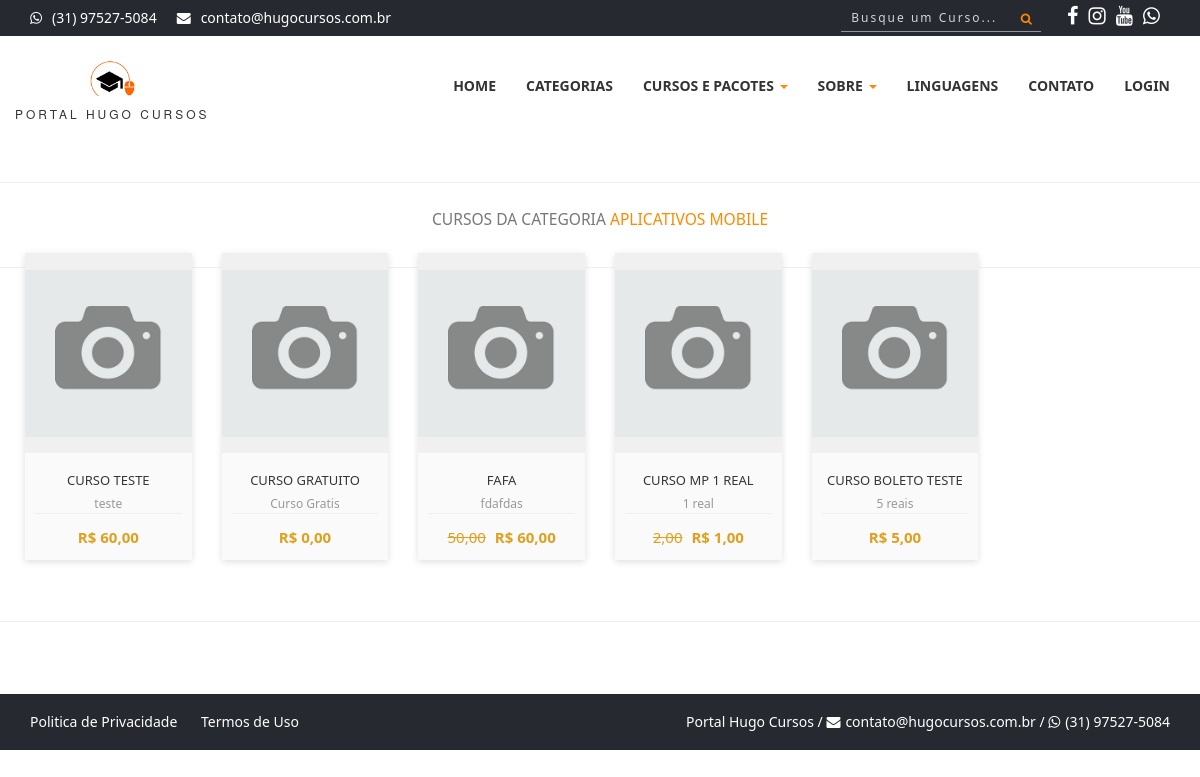
/categoria-aplicativos-mobile, run on the app's committed database.
### tables this page shows
CREATE TABLE `config` (
  `id` int(11) NOT NULL AUTO_INCREMENT,
  `nome_sistema` varchar(50) NOT NULL,
  `tel_sistema` varchar(20) NOT NULL,
  `email_sistema` varchar(50) NOT NULL,
  `cnpj_sistema` varchar(25) DEFAULT NULL,
  `tipo_chave_pix` varchar(25) DEFAULT NULL,
  `chave_pix` varchar(100) DEFAULT NULL,
  `logo` varchar(20) NOT NULL,
  `icone` varchar(20) NOT NULL,
  `logo_rel` varchar(20) NOT NULL,
  `qrcode_pix` varchar(20) DEFAULT NULL,
  `facebook` varchar(120) DEFAULT NULL,
  `instagram` varchar(120) DEFAULT NULL,
  `youtube` varchar(120) DEFAULT NULL,
  `itens_pag` int(11) NOT NULL,
  `video_sobre` varchar(100) DEFAULT NULL,
  `itens_relacionados` int(11) NOT NULL,
  `aulas_liberadas` int(11) NOT NULL,
  `desconto_pix` int(11) NOT NULL,
  `email_adm_mat` varchar(5) DEFAULT NULL,
  `cartoes_fidelidade` int(11) NOT NULL,
  `taxa_boleto` decimal(8,2) NOT NULL,
  `taxa_mp` decimal(8,2) NOT NULL,
  `taxa_paypal` decimal(8,2) NOT NULL,
  `valor_max_cartao` decimal(8,2) NOT NULL,
  `total_emails_por_envio` int(11) NOT NULL,
  `intervalo_envio_email` int(11) NOT NULL,
  `script_dia` date DEFAULT NULL,
  `dias_email_matricula` int(11) NOT NULL,
  `dias_excluir_matricula` int(11) NOT NULL,
  `professor_cad` varchar(5) NOT NULL,
  `comissao_professor` int(11) NOT NULL,
  `dia_pgto_comissao` int(11) NOT NULL,
  PRIMARY KEY (`id`)
);

CREATE TABLE `categorias` (
  `id` int(11) NOT NULL AUTO_INCREMENT,
  `nome` varchar(35) NOT NULL,
  `descricao` varchar(45) NOT NULL,
  `imagem` varchar(100) DEFAULT NULL,
  `nome_url` varchar(100) DEFAULT NULL,
  PRIMARY KEY (`id`)
);

CREATE TABLE `cursos` (
  `id` int(11) NOT NULL AUTO_INCREMENT,
  `nome` varchar(35) NOT NULL,
  `desc_rapida` varchar(40) NOT NULL,
  `desc_longa` text DEFAULT NULL,
  `valor` decimal(8,2) NOT NULL,
  `professor` int(11) NOT NULL,
  `categoria` int(11) NOT NULL,
  `imagem` varchar(100) DEFAULT NULL,
  `status` varchar(20) NOT NULL,
  `carga` int(11) NOT NULL,
  `mensagem` varchar(255) DEFAULT NULL,
  `arquivo` varchar(150) DEFAULT NULL,
  `ano` int(11) NOT NULL,
  `palavras` varchar(255) DEFAULT NULL,
  `grupo` int(11) NOT NULL,
  `nome_url` varchar(150) NOT NULL,
  `pacote` varchar(100) DEFAULT NULL,
  `sistema` varchar(5) NOT NULL,
  `link` varchar(150) DEFAULT NULL,
  `tecnologias` varchar(150) DEFAULT NULL,
  `promocao` decimal(8,2) NOT NULL,
  `matriculas` int(11) NOT NULL,
  `comissao` int(11) NOT NULL,
  PRIMARY KEY (`id`)
);

### sistema/conexao.php (called while the page is built, shortened)
<?php
$usuario = 'root';
$senha = '';
$banco = 'portal';
$servidor = 'localhost';
try {
	$pdo = new PDO("mysql:dbname=$banco;host=$servidor", "$usuario", "$senha");
} catch (Exception $e) {
	echo 'Erro ao conectar ao banco de dados!<br><br>'.$e;
}
$nome_sistema = 'Portal Hugo Cursos';
$email_sistema = 'contato@hugocursos.com.br';
$tel_sistema = '(31) 00000-0000';
$query = $pdo->query("SELECT * FROM config");
$res = $query->fetchAll(PDO::FETCH_ASSOC);
if(@count($res) == 0){
	$pdo->query("INSERT INTO config SET nome_sistema = '$nome_sistema', tel_sistema = '$tel_sistema', email_sistema = '$email_sistema', logo = 'logo.png', icone = 'favicon.ico', logo_rel = 'logo.jpg', itens_pag = '18', cartoes_fidelidade = '5', valor_max_cartao = '100', total_emails_por_envio = '480', intervalo_envio_email = '70', dias_email_matricula = '3', dias_excluir_matricula = '30', script_dia = curDate(), questionario = 'Sim', media = '60' ");
}else{
$nome_sistema = $res[0]['nome_sistema'];
$email_sistema = $res[0]['email_sistema'];
$tel_sistema = $res[0]['tel_sistema'];
$facebook_sistema = $res[0]['facebook'];
$instagram_sistema = $res[0]['instagram'];
$youtube_sistema = $res[0]['youtube'];
$tel_whatsapp = '55'.preg_replace('/[ ()-]+/' , '' , $tel_sistema);
}
 ?>

### categoria.php (the view, shortened to what this page needs)
<?php
require_once("cabecalho.php");
$url = $_GET['url'];
$query = $pdo->query("SELECT * FROM categorias where nome_url = '$url'");
$res = $query->fetchAll(PDO::FETCH_ASSOC);
$id_cat = $res[0]['id'];
$nome_cat = $res[0]['nome'];
$query = $pdo->query("SELECT * FROM cursos where categoria = '$id_cat' ORDER BY id desc");
$res = $query->fetchAll(PDO::FETCH_ASSOC);
$total_reg = @count($res);
if($total_reg > 0){
   ?>
<br>
<hr>
    <div class="section-heading text-center">
                <div class="col-md-12 col-xs-12">
                <h3><small>Cursos da Categoria <span><?php echo $nome_cat ?></span></small></h3>
            </div>
        </div>
        <hr>
      <div class="row" style="margin-left:10px; margin-right:10px; margin-top:-50px;">
                 <?php
                    for($i=0; $i < $total_reg; $i++){
                $nome = $res[$i]['nome'];
                $desc_rapida = $res[$i]['desc_rapida'];
                 $desc_rapida = mb_strimwidth($desc_rapida, 0, 20, "...");
                  $nome = mb_strimwidth($nome, 0, 20, "...");
                $valor = $res[$i]['valor'];
                $foto = $res[$i]['imagem'];
                $promocao = $res[$i]['promocao'];
                $url = $res[$i]['nome_url'];
    $valorF = number_format($valor, 2, ',', '.');
                $promocaoF = number_format($promocao, 2, ',', '.');
                  ?>
                <div class="col-md-2 col-sm-6 col-xs-6">
                <div class="product-card">
                    <div class="product-tumb">
                        <a href="curso-de-<?php echo $url ?>"><img src="sistema/painel-admin/img/cursos/<?php echo $foto ?>" alt="" width="100%"></a>
                    </div>
                    <div class="product-details">
                        <h4><a href="curso-de-<?php echo $url ?>"><?php echo $nome ?></a></h4>
                        <p><?php echo $desc_rapida ?></p>
                         <?php if($promocao > 0){ ?>
                                <div class="product-bottom-details">
                                    <div class="product-price-menor"><small> <?php echo $valorF ?></small> R$ <?php echo $promocaoF ?></div>
                                </div>
                            <?php }else{?>
                                <div class="product-bottom-details">
                                    <div class="product-price-menor">R$ <?php echo $valorF ?></div>
                                </div>
                            <?php } ?>
                    </div>
                </div>
               </div>
           <?php } ?>
               </div>
        <?php }else{
        	echo '<br><br><p align="center">Nenhum curso cadastrado para essa categoria!</p>';
        } ?>
 <br><hr>
<br><br>
<?php
require_once("rodape.php");
?>

### cabecalho.php (shortened to what this page needs)
<?php
require_once("sistema/conexao.php");
$login = 'Login';
$painel = 'sistema';
$index = '';
$categorias = '';
$cursos = '';
$sobre = '';
$linguagens = '';
$contatos = '';
?>
<!DOCTYPE html>
<html>
<head>
    <link rel="stylesheet" href="https://cdnjs.cloudflare.com/ajax/libs/font-awesome/4.5.0/css/font-awesome.min.css">
    <link rel="stylesheet" href="scss/main.css">
    <link rel="stylesheet" href="scss/skin.css">
    <link rel="stylesheet" href="scss/card.css">
    <link rel="stylesheet" href="scss/curso.css">
</head>
<body id="wrapper">
    <section id="top-header">
        <div class="container">
            <div class="row">
                <div class="col-md-7 col-sm-7 col-xs-7 top-header-links">
                    <ul class="contact_links">
                        <li><i class="fa fa-whatsapp"></i><a href="http://api.whatsapp.com/send?1=pt_BR&phone=<?php echo $tel_whatsapp ?>" target="_blank"><?php echo $tel_sistema ?></a></li>
                        <li><i class="fa fa-envelope"></i><a href="#"><?php echo $email_sistema ?></a></li>
                    </ul>
                </div>
                <div class="col-md-5 col-sm-12 col-xs-12 social">
                    <ul class="social_links">
                        <li><a href="<?php echo $facebook_sistema ?>" title="Nossa Página no Facebook" target="_blank"><i class="fa fa-facebook"></i></a></li>
                        <li><a href="<?php echo $instagram_sistema ?>" title="Nossa Página no Instagram" target="_blank"><i class="fa fa-instagram"></i></a></li>
                        <li><a href="<?php echo $youtube_sistema ?>" title="Nosso canal no Youtube" target="_blank"><i class="fa fa-youtube"></i></a></li>
                        <li><a href="http://api.whatsapp.com/send?1=pt_BR&phone=<?php echo $tel_whatsapp ?>" title="Chamar no Whatsapp" target="_blank"><i class="fa fa-whatsapp"></i></a></li>
                    </ul>
                    <div class="search-box ">
                        <button class="btn-search"><i class="fa fa-search"></i></button>
                        <input onkeyup="listarCab()" name="buscar_cab" id="buscar_cab" type="text" class="input-search" placeholder="Busque um Curso...">
                    </div>
                </div>
            </div>
        </div>
    </section>
    <header>
        <nav class="navbar navbar-inverse" style="z-index: 1000">
            <div class="container">
                <div class="row">
                    <div class="navbar-header">
                        <a class="navbar-brand" href="./">
                            <h1> <img src="sistema/img/logo.png" width="45px"></h1><span><?php echo $nome_sistema ?></span></a>
                        </div>
                        <div id="navbar" class="collapse navbar-collapse navbar-right">
                            <ul class="nav navbar-nav">
                                <li class="<?php echo $index ?>"><a href="./">Home</a></li>
                                <li class="<?php echo $categorias ?>"><a href="categorias">Categorias</a></li>
                                <li class="dropdown <?php echo $cursos ?>">
                                    <a href="#" class="dropdown-toggle" data-toggle="dropdown" role="button" aria-haspopup="true" aria-expanded="false">Cursos e Pacotes <span class="caret"></span></a>
                               </li>
                                <li class="dropdown <?php echo $sobre ?>">
                                    <a href="#" class="dropdown-toggle" data-toggle="dropdown" role="button" aria-haspopup="true" aria-expanded="false">Sobre <span class="caret"></span></a>
                               </li>
                               <li class=" <?php echo $linguagens ?>"><a href="linguagens">Linguagens</a></li>
                               <li class=" <?php echo $contatos ?>"><a href="contatos">Contato</a></li>
                               <li><a target="_blank" href="<?php echo $painel ?>"><?php echo $login ?></a></li>
                           </ul>
                       </div>
                   </div>
               </div>
           </nav>
       </header>
    <div id="area-conteudo">

### rodape.php (shortened to what this page needs)
<?php
require_once("sistema/conexao.php");
?>
</div>
   <section id="bottom-footer">
        <div class="container">
            <div class="row">
                <div class="col-md-6 col-sm-6 col-xs-12 btm-footer-links ocultar-mobile">
                    <a href="politica">Politica de Privacidade</a>
                    <a href="temos">Termos de Uso</a>
                </div>
                <div class="col-md-6 col-sm-6 col-xs-12 copyright">
                   <span class="cor-branca ocultar-mobile"><?php echo $nome_sistema ?> / </span>
                   <i class="fa fa-envelope" style="color:#FFF; margin-right:5px">  </i><a href="#" style="color:#FFF"><?php echo $email_sistema ?></a> /
                   <i class="fa fa-whatsapp" style="color:#FFF; margin-right:5px"></i><a href="http://api.whatsapp.com/send?1=pt_BR&phone=<?php echo $tel_whatsapp ?>" target="_blank" style="color:#FFF"><?php echo $tel_sistema ?></a>
                </div>
            </div>
        </div>
    </section>
</html>

### scss/card.css (style rules this page uses)
* { -webkit-box-sizing: border-box; box-sizing: border-box; }
.product-card { width: 100%; position: relative; box-shadow: 0 2px 7px #dfdfdf; margin: 15px auto; background: #fafafa; }
.product-tumb { display: flex; align-items: center; justify-content: center; height: 200px; padding: 0px; background: #f0f0f0; }
.product-tumb img { max-width: 100%; max-height: 100%; }
.product-details { padding: 10px; }
.product-details h4 a { font-weight: 500; display: block; margin-bottom: 5px; text-transform: uppercase; color: #363636; text-decoration: none; transition: 0.3s; text-align:center; font-size:13px; }
.product-details p { font-size: 12px; line-height: 12px; margin-bottom: 3px; color: #999; text-align:center; }
.product-bottom-details { overflow: hidden; border-top: 1px solid #eee; padding-top: 10px; }
.product-bottom-details div { text-align:center; width: 100%; }
.product-price-menor { font-size: 15px; color: #e0a01d; font-weight: 600; }
.product-price-menor small { font-size: 100%; font-weight: 200; text-decoration: line-through; display: inline-block; margin-right: 5px; }

### data on the page
config: tel_sistema "(31) 97527-5084", email_sistema "contato@hugocursos.com.br", nome_sistema "PORTAL HUGO CURSOS", nome_sistema "Portal Hugo Cursos"
categorias: nome "APLICATIVOS MOBILE"
cursos: imagem (picture), nome "CURSO TESTE", desc_rapida "teste", valor "60,00"
cursos: imagem (picture), nome "CURSO GRATUITO", desc_rapida "Curso Gratis", valor "0,00"
cursos: imagem (picture), nome "FAFA", desc_rapida "fdafdas", valor "50,00", promocao "60,00"
cursos: imagem (picture), nome "CURSO MP 1 REAL", desc_rapida "1 real", valor "2,00", promocao "1,00"
cursos: imagem (picture), nome "CURSO BOLETO TESTE", desc_rapida "5 reais", valor "5,00"

### other printed values
$login "LOGIN"
